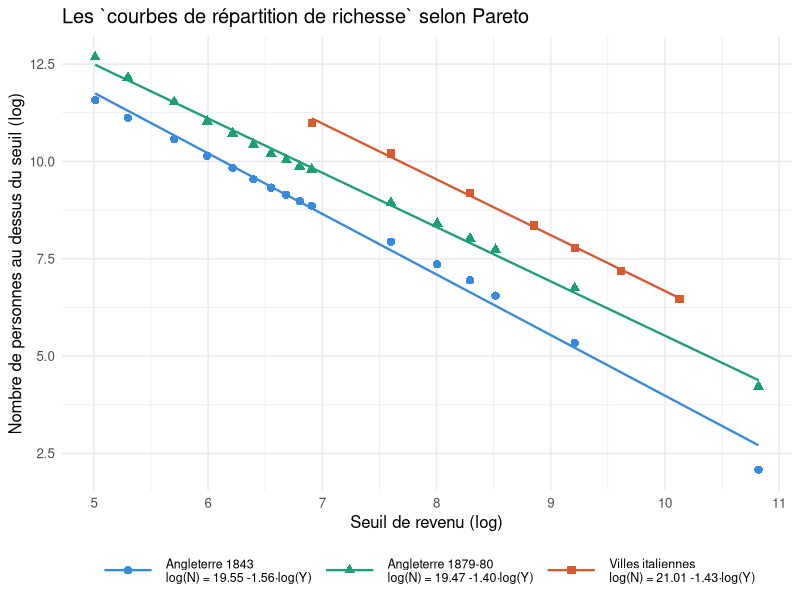
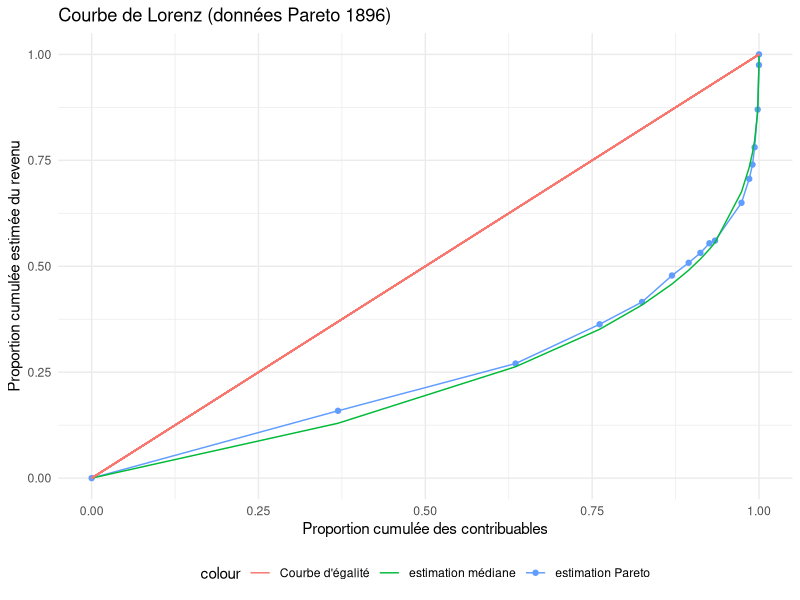
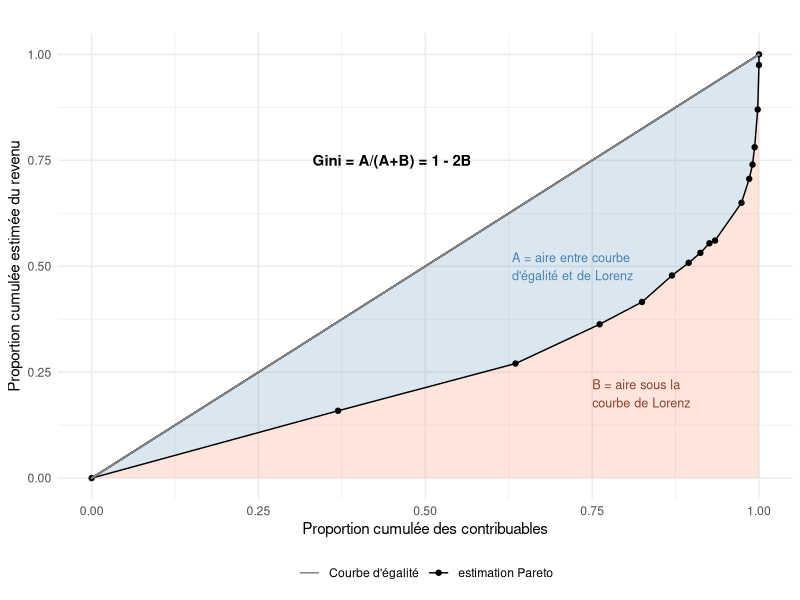
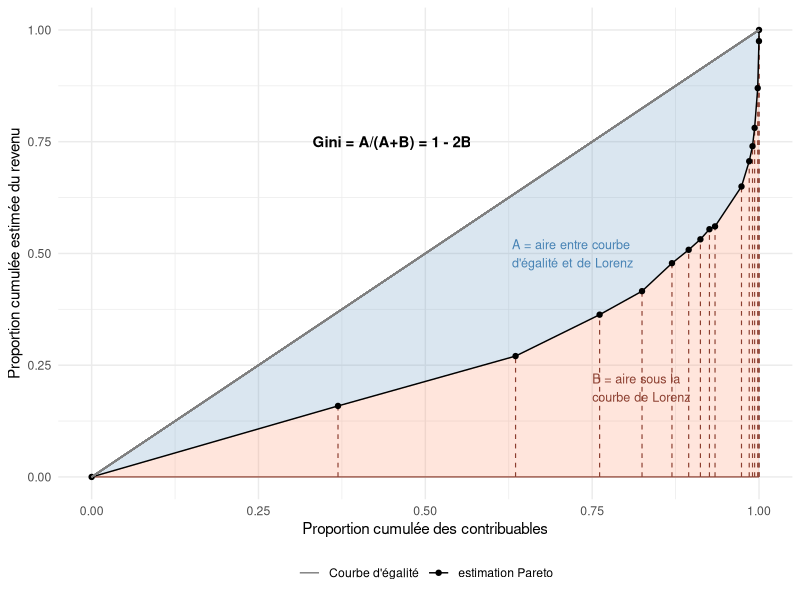
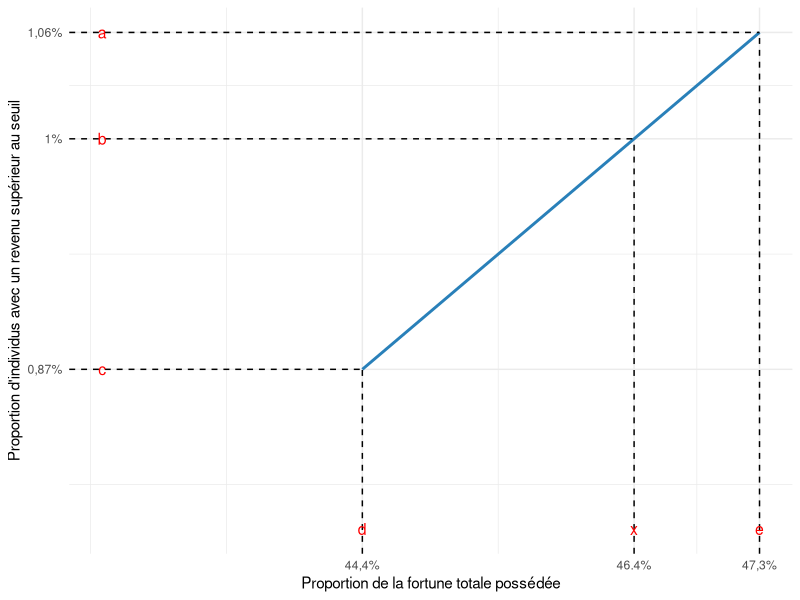
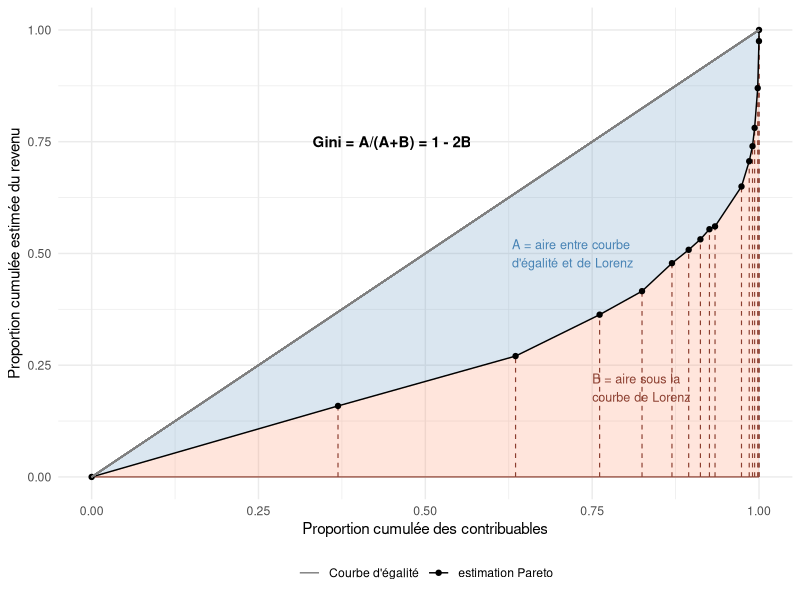

Recreate these plots in R, in order.
## ---- chunk 1
#| echo: true
#| code-fold: true
#| code-summary: "Afficher le code"
#| output-location: column

library(tidyverse)

data_pareto_angleterre <- data.frame(
  seuil_revenu = c(150, 200, 300, 400, 500, 600, 700, 800, 900,
         1000, 2000, 3000, 4000, 5000, 10000, 50000),
  N_1843 = c(106637, 67271, 38901, 25472, 18694, 13911, 11239,
              9365, 7923, 7029, 2801, 1566, 1040, 701, 208, 8),
  N_1879_80 = c(320162, 190061, 101616, 61720, 45219, 33902, 27008,
                 22954, 19359, 17963, 7611, 4480, 3050, 2292, 853, 68)
)

data_pareto_italie <- data.frame(
  seuil_revenu = c(1000, 2000, 4000, 7000, 10000, 15000, 25000),
  N = c(59486, 26968, 9766, 4264, 2397, 1310, 645)
)

data_pareto_angleterre 

## ---- chunk 2
#| echo: true
#| code-fold: true
#| code-summary: "Afficher le code"
# Estimation des modèles
lm_1843  <- lm(log(N_1843) ~ log(seuil_revenu), data = data_pareto_angleterre)
lm_1880  <- lm(log(N_1879_80) ~ log(seuil_revenu), data = data_pareto_angleterre)
lm_italie <- lm(log(N) ~ log(seuil_revenu), data = data_pareto_italie)

# Labels avec les coefficients estimés
label_1843  <- sprintf("Angleterre 1843\nlog(N) = %.2f %+.2f·log(Y)",
                        coef(lm_1843)[1],  coef(lm_1843)[2])
label_1880  <- sprintf("Angleterre 1879-80\nlog(N) = %.2f %+.2f·log(Y)",
                        coef(lm_1880)[1],  coef(lm_1880)[2])
label_italie <- sprintf("Villes italiennes\nlog(N) = %.2f %+.2f·log(Y)",
                        coef(lm_italie)[1], coef(lm_italie)[2])

data_pareto_angleterre %>%
  ggplot(aes(x = log(seuil_revenu), y = log(N_1843))) +
  geom_point(aes(color = label_1843), shape = 16, size = 2.5) +
  geom_point(aes(y = log(N_1879_80), color = label_1880), shape = 17, size = 2.5) +
  geom_point(data = data_pareto_italie,
             aes(y = log(N), color = label_italie), shape = 15, size = 2.5) +

  geom_smooth(aes(color = label_1843),
              method = "lm", se = FALSE, linewidth = 0.8) +
  geom_smooth(aes(y = log(N_1879_80), color = label_1880),
              method = "lm", se = FALSE, linewidth = 0.8) +
  geom_smooth(data = data_pareto_italie,
              aes(y = log(N), color = label_italie),
              method = "lm", se = FALSE, linewidth = 0.8) +

  scale_color_manual(values = setNames(
    c("#378ADD", "#1D9E75", "#D85A30"),
    c(label_1843, label_1880, label_italie)
  )) +
  labs(
    x     = "Seuil de revenu (log)",
    y     = "Nombre de personnes au dessus du seuil (log)",
    color = NULL,
    title = "Les `courbes de répartition de richesse` selon Pareto"
  ) +
  theme_minimal(base_size = 12) +
  theme(
    legend.position  = "bottom",
    legend.text      = element_text(size = 9),
    legend.key.width = unit(1.5, "cm")
  )
## ---- chunk 3

data_pareto_angleterre
## ---- chunk 4
#| echo: true
#| code-fold: true
#| code-summary: "Afficher le code"

# calcule du nombre de contribuables entre chaque tranche
data_lorenz = data_pareto_angleterre %>% 
  mutate(
    freq_N_1843 = N_1843 - lead(N_1843),
    freq_N_1879_80 = N_1879_80 - lead(N_1879_80)
  )

# Comme lead() retourne un NA pour les dernières valeurs, il faut la calculer manuellement et l'ajouter

data_lorenz$freq_N_1843[16] = 8
data_lorenz$freq_N_1879_80[16] = 785

# Calcul des proportions cumulées des contribuables

data_lorenz = data_lorenz %>% 
  mutate(
    cumsumprop_n_1843 = cumsum(freq_N_1843/sum(freq_N_1843)),
     cumsumprop_n_1879 = cumsum(freq_N_1879_80/sum(freq_N_1879_80))
  )


data_lorenz %>% 
  select(seuil_revenu, N_1843) 

## ---- chunk 5
#| echo: true
alpha <- 1.56
k <- alpha / (alpha - 1)

data_lorenz <- data_lorenz %>%
  mutate(
    revenu_moyen_pareto = if_else(
      is.na(lead(seuil_revenu)),
      k * seuil_revenu,  # dernière tranche : E[X | X > x_last]
      k * (seuil_revenu * N_1843 - lead(seuil_revenu) *  lead(N_1843)) / (N_1843 - replace_na(lead(N_1843), 0))
    ),
    
    revenu_total_pareto = revenu_moyen_pareto*freq_N_1843,
    
    revenu_moyen_mediane = if_else(
      is.na(lead(seuil_revenu)),
      k * seuil_revenu, # dernière tranche : Pareto
      (seuil_revenu + lead(seuil_revenu)) / 2
    ),
    
    revenu_total_mediane = revenu_moyen_mediane*freq_N_1843,
    
    cumsumprop_revenu_pareto = cumsum(revenu_total_pareto/sum(revenu_total_pareto)),
    cumsumprop_revenu_mediane = cumsum(revenu_total_mediane/sum(revenu_total_mediane))
    
  )
## ---- chunk 6
#| echo: true
#| code-fold: true
#| code-summary: "Afficher le code"

data_lorenz %>% 
  select(cumsumprop_n_1843, cumsumprop_revenu_pareto) %>% 
  rename("proportion cumulée des contribuables" = cumsumprop_n_1843,
         "proportion cumulée du revenu" = cumsumprop_revenu_pareto)
## ---- chunk 7
#| echo: true
#| code-fold: true
#| code-summary: "Afficher le code"

plot_lorenz <- 
data_lorenz %>% 
  add_row(cumsumprop_n_1843 = 0, cumsumprop_revenu_pareto = 0, cumsumprop_revenu_mediane = 0, .before = 1) %>% 
  ggplot(aes(x = cumsumprop_n_1843, y = cumsumprop_revenu_pareto, color = "estimation Pareto"))+
  geom_point()+
  geom_line()+
  geom_line(aes(x = cumsumprop_n_1843, y = cumsumprop_revenu_mediane, color = "estimation médiane"))+
  geom_segment(aes(x = 0, y = 0, xend = 1, yend = 1, colour = "Courbe d'égalité"))+
  theme_minimal()+
  labs(title = "Courbe de Lorenz (données Pareto 1896)",
       x = "Proportion cumulée des contribuables",
       y = "Proportion cumulée estimée du revenu")+
  theme(legend.position = "bottom")

plot_lorenz
## ---- chunk 8
#| echo: true
#| code-fold: true
#| code-summary: "Afficher le code"


plot_lorenz_B <- 
data_lorenz %>% 
  add_row(cumsumprop_n_1843 = 0, cumsumprop_revenu_pareto = 0, cumsumprop_revenu_mediane = 0, .before = 1) %>% 
  ggplot(aes(x = cumsumprop_n_1843, y = cumsumprop_revenu_pareto, color = "estimation Pareto")) +
  geom_ribbon(aes(ymin = 0, ymax = cumsumprop_revenu_pareto),
              fill = "coral", alpha = 0.2, color = NA) +
geom_ribbon(aes(ymin = cumsumprop_revenu_pareto, ymax = cumsumprop_n_1843),
            fill = "steelblue", alpha = 0.2, color = NA) +
  geom_line() +
  geom_point() +
  geom_segment(aes(x = 0, y = 0, xend = 1, yend = 1, colour = "Courbe d'égalité")) +
  annotate("text", x = 0.75, y = 0.2,
           label = "B = aire sous la\ncourbe de Lorenz",
           size = 3.2, color = "coral4", hjust = 0) +
  annotate("text", x = 0.45, y = 0.75,
           label = "Gini = A/(A+B) = 1 - 2B",
           size = 3.8, fontface = "bold", color = "black") +
    annotate("text", x = 0.63, y = 0.50,
           label = "A = aire entre courbe \nd'égalité et de Lorenz",
           size = 3.2, color = "steelblue", hjust = 0)+
  scale_color_manual(values = c("estimation Pareto" = "black", "Courbe d'égalité" = "grey50")) +
  scale_x_continuous(limits = c(0, 1)) +
  scale_y_continuous(limits = c(0, 1)) +
  theme_minimal() +
  labs(title = "",
       x = "Proportion cumulée des contribuables",
       y = "Proportion cumulée estimée du revenu",
       color = NULL) +
  theme(legend.position = "bottom")

plot_lorenz_B
## ---- chunk 9
plot_lorenz_B <- 
data_lorenz %>% 
  add_row(cumsumprop_n_1843 = 0, cumsumprop_revenu_pareto = 0, cumsumprop_revenu_mediane = 0, .before = 1) %>% 
  ggplot(aes(x = cumsumprop_n_1843, y = cumsumprop_revenu_pareto, color = "estimation Pareto")) +
  geom_ribbon(aes(ymin = 0, ymax = cumsumprop_revenu_pareto),
              fill = "coral", alpha = 0.2, color = NA) +
  geom_ribbon(aes(ymin = cumsumprop_revenu_pareto, ymax = cumsumprop_n_1843),
              fill = "steelblue", alpha = 0.2, color = NA) +
  geom_segment(aes(xend = cumsumprop_n_1843, y = 0, yend = cumsumprop_revenu_pareto),
               linetype = "dashed", color = "coral4", linewidth = 0.4) +
  geom_segment(aes(x = cumsumprop_n_1843, y = 0,
                   xend = lead(cumsumprop_n_1843), yend = 0),
               color = "coral4", linewidth = 0.4, na.rm = TRUE) +
  geom_line() +
  geom_point() +
  geom_segment(aes(x = 0, y = 0, xend = 1, yend = 1, colour = "Courbe d'égalité")) +
  annotate("text", x = 0.75, y = 0.2,
           label = "B = aire sous la\ncourbe de Lorenz",
           size = 3.2, color = "coral4", hjust = 0) +
  annotate("text", x = 0.45, y = 0.75,
           label = "Gini = A/(A+B) = 1 - 2B",
           size = 3.8, fontface = "bold", color = "black") +
  annotate("text", x = 0.63, y = 0.50,
           label = "A = aire entre courbe \nd'égalité et de Lorenz",
           size = 3.2, color = "steelblue", hjust = 0) +
  scale_color_manual(values = c("estimation Pareto" = "black", "Courbe d'égalité" = "grey50")) +
  scale_x_continuous(limits = c(0, 1)) +
  scale_y_continuous(limits = c(0, 1)) +
  theme_minimal() +
  labs(x = "Proportion cumulée des contribuables",
       y = "Proportion cumulée estimée du revenu",
       color = NULL) +
  theme(legend.position = "bottom")

plot_lorenz_B

ggsave("gini_calcul_trapeze.svg", plot_lorenz_B)
## ---- chunk 10
#| echo: true
#| code-fold: true
#| code-summary: "Afficher le code"
gini <- data_lorenz %>%
  add_row(cumsumprop_n_1843 = 0, cumsumprop_revenu_pareto = 0, .before = 1) %>%
  summarise(
    B = sum((cumsumprop_revenu_pareto + lead(cumsumprop_revenu_pareto)) / 2 *
               (lead(cumsumprop_n_1843) - cumsumprop_n_1843), na.rm = TRUE),
    Gini = 1-2*B
  )

gini
## ---- chunk 11
#| echo: false
library(ggplot2)

a <- 1.06; b <- 1.0; c <- 0.87
d <- 44.4; e <- 47.3

x <- d + (e - d) * (b - c) / (a - c)

ggplot() +
  geom_line(aes(x = c(d, e), y = c(c, a)), color = "#2980b9", linewidth = 1) +
  geom_segment(aes(x = d, xend = d, y = -Inf, yend = c), linetype = "dashed") +
  geom_segment(aes(x = e, xend = e, y = -Inf, yend = a), linetype = "dashed") +
  geom_segment(aes(x = x, xend = x, y = -Inf, yend = b), linetype = "dashed") +
  geom_segment(aes(x = -Inf, xend = e, y = a, yend = a), linetype = "dashed") +
  geom_segment(aes(x = -Inf, xend = x, y = b, yend = b), linetype = "dashed") +
  geom_segment(aes(x = -Inf, xend = d, y = c, yend = c), linetype = "dashed") +
  annotate("text", x = 42.5, y = a, label = "a", color = "red", size = 4) +
  annotate("text", x = 42.5, y = b, label = "b", color = "red", size = 4) +
  annotate("text", x = 42.5, y = c, label = "c", color = "red", size = 4) +
  annotate("text", x = d,   y = 0.78, label = "d", color = "red", size = 4) +
  annotate("text", x = e,   y = 0.78, label = "e", color = "red", size = 4) +
  annotate("text", x = x,   y = 0.78, label = "x", color = "red", size = 4) +
  scale_x_continuous(breaks = c(d, x, e),
                     labels = c("44,4%", paste0(round(x, 1), "%"), "47,3%")) +
  scale_y_continuous(breaks = c(c, b, a),
                     labels = c("0,87%", "1%", "1,06%")) +
  labs(x = "Proportion de la fortune totale possédée", y = "Proportion d'individus avec un revenu supérieur au seuil") +
  theme_minimal(base_size = 11)
